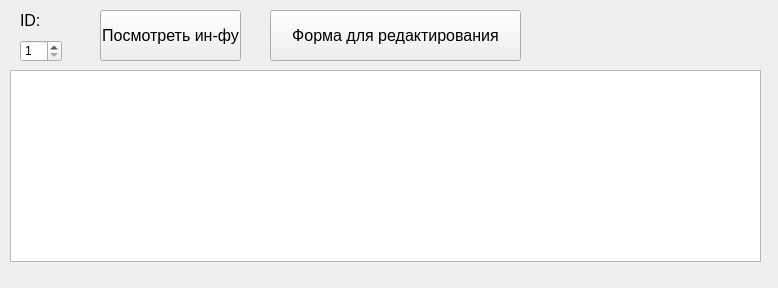
<?xml version="1.0" encoding="UTF-8"?>
<ui version="4.0">
 <class>Form</class>
 <widget class="QWidget" name="Form">
  <property name="geometry">
   <rect>
    <x>0</x>
    <y>0</y>
    <width>778</width>
    <height>288</height>
   </rect>
  </property>
  <property name="windowTitle">
   <string>Form</string>
  </property>
  <widget class="QSpinBox" name="spinBox">
   <property name="geometry">
    <rect>
     <x>20</x>
     <y>40</y>
     <width>42</width>
     <height>22</height>
    </rect>
   </property>
   <property name="minimum">
    <number>1</number>
   </property>
   <property name="maximum">
    <number>99</number>
   </property>
  </widget>
  <widget class="QLabel" name="label">
   <property name="geometry">
    <rect>
     <x>20</x>
     <y>10</y>
     <width>211</width>
     <height>21</height>
    </rect>
   </property>
   <property name="font">
    <font>
     <pointsize>12</pointsize>
    </font>
   </property>
   <property name="text">
    <string>ID:</string>
   </property>
  </widget>
  <widget class="QPushButton" name="pushButton">
   <property name="geometry">
    <rect>
     <x>100</x>
     <y>10</y>
     <width>141</width>
     <height>51</height>
    </rect>
   </property>
   <property name="font">
    <font>
     <pointsize>12</pointsize>
    </font>
   </property>
   <property name="text">
    <string>Посмотреть ин-фу</string>
   </property>
  </widget>
  <widget class="QTableWidget" name="tableWidget">
   <property name="geometry">
    <rect>
     <x>10</x>
     <y>70</y>
     <width>751</width>
     <height>192</height>
    </rect>
   </property>
  </widget>
  <widget class="QPushButton" name="pushButton_2">
   <property name="geometry">
    <rect>
     <x>270</x>
     <y>10</y>
     <width>251</width>
     <height>51</height>
    </rect>
   </property>
   <property name="font">
    <font>
     <pointsize>12</pointsize>
    </font>
   </property>
   <property name="text">
    <string>Форма для редактирования</string>
   </property>
  </widget>
 </widget>
 <resources/>
 <connections/>
</ui>
